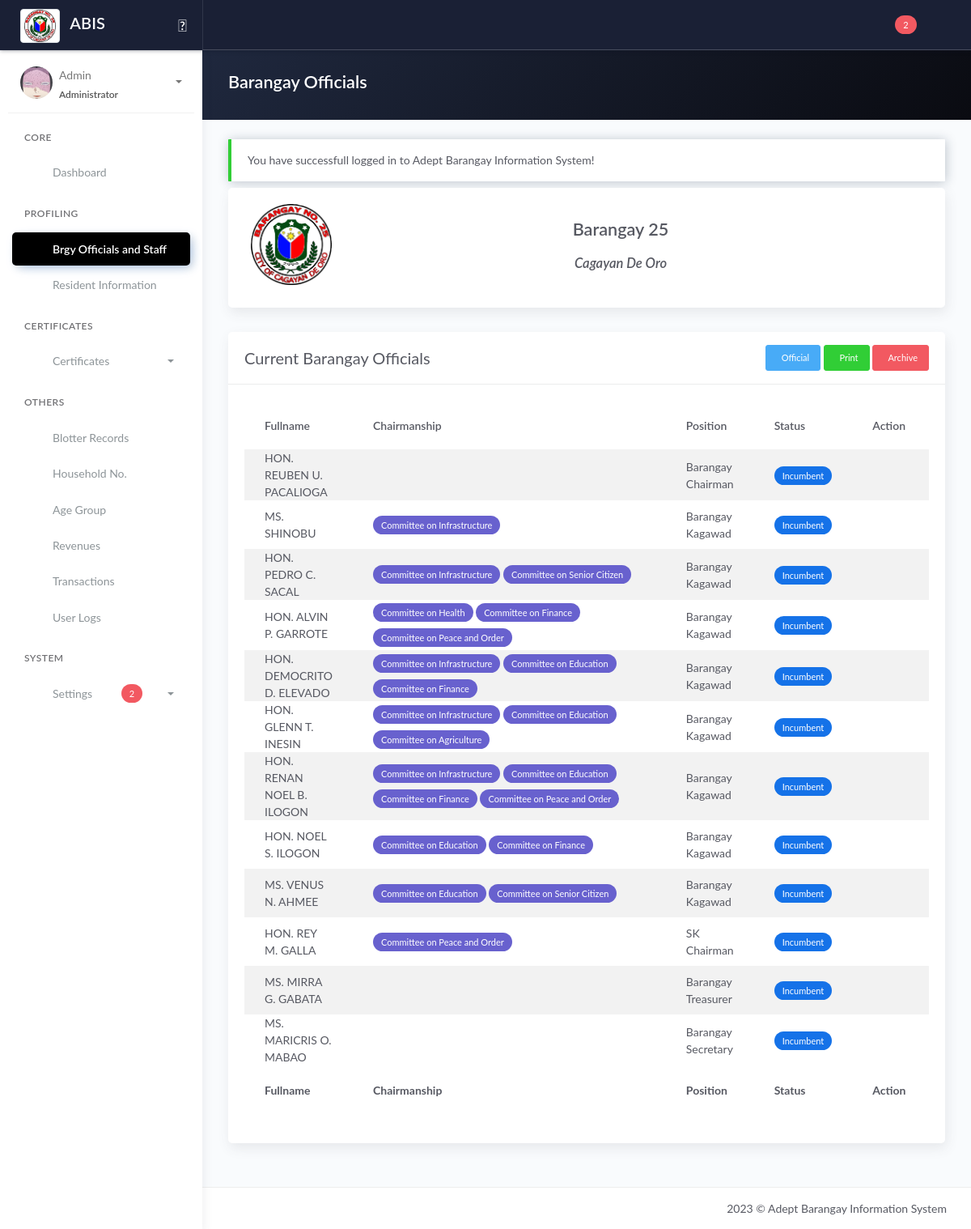
/officials.php (signed in), run on an earlier commit of the app's database.
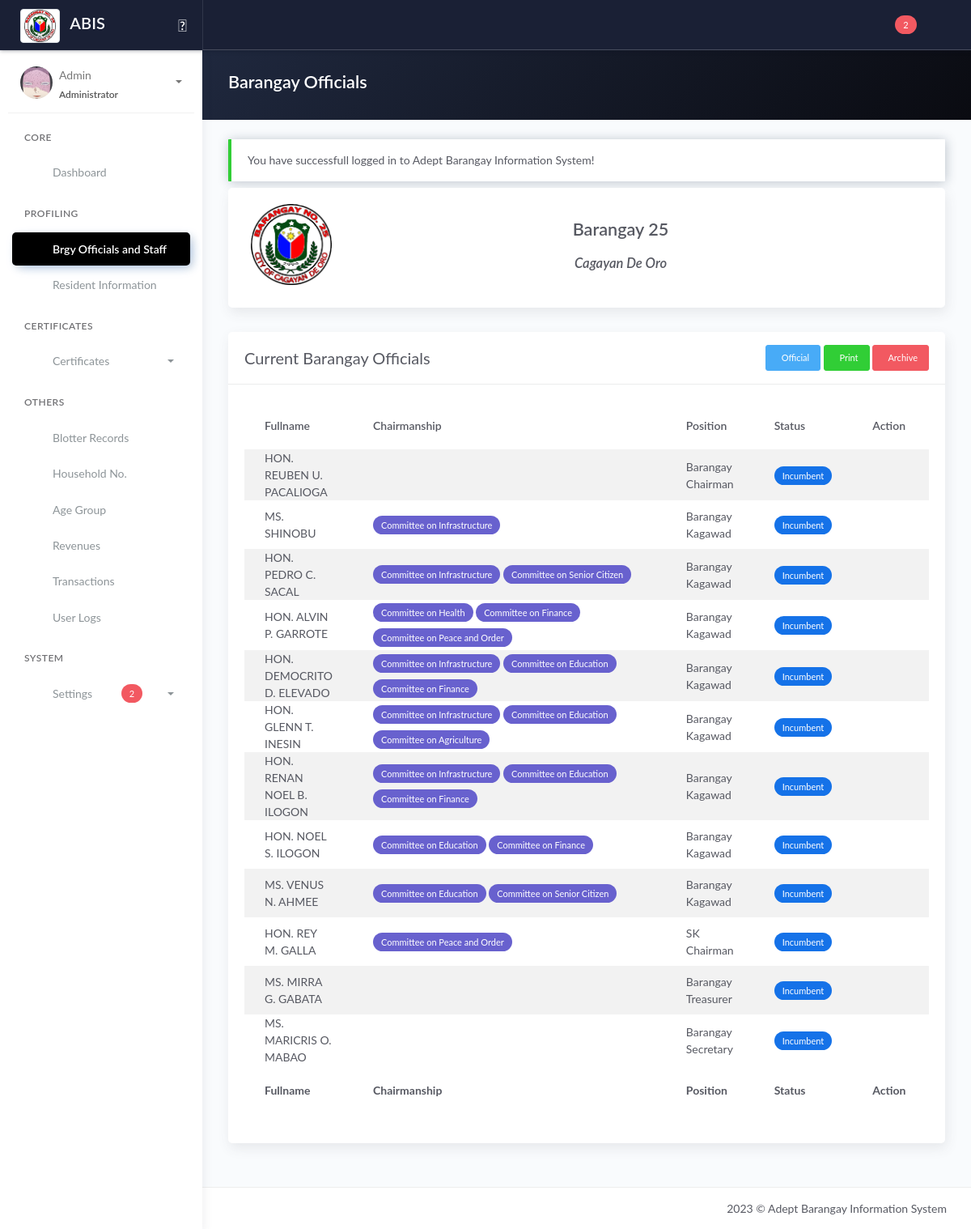
And on a later commit of the database.
### tables this page shows
CREATE TABLE `tblofficials` (
  `id_officials` int(11) NOT NULL,
  `honorifics` varchar(10) DEFAULT NULL,
  `name` varchar(50) DEFAULT NULL,
  `id_position` varchar(50) DEFAULT NULL,
  `termstart` date DEFAULT NULL,
  `termend` date DEFAULT NULL,
  `status` varchar(20) DEFAULT NULL,
  `archive` int(5) DEFAULT NULL COMMENT '0-NO; 1-YES;'
);

CREATE TABLE `tblposition` (
  `id_position` int(11) NOT NULL,
  `position` varchar(50) DEFAULT NULL,
  `order` int(11) DEFAULT NULL
);

CREATE TABLE `tblofficials_chairmanships` (
  `id_officials_chairmanship` int(11) NOT NULL,
  `id_officials` int(11) NOT NULL,
  `id_chairmanship` int(11) NOT NULL
);

CREATE TABLE `tblchairmanship` (
  `id_chairmanship` int(11) NOT NULL,
  `title` varchar(100) DEFAULT NULL
);

### templates/main-header.php (called while the page is built, shortened)
<?php include 'model/fetch_brgy_info.php' ?>

### model/fetch_brgy_info.php (called while the page is built, shortened)
<?php
    $query = "SELECT * FROM tblbrgy_info";
    $result = $conn->query($query);
	$row = $result->fetch_assoc();
	if($row){
		$brgy 		 = $row['brgy_name'];
	}
?>

### officials.php (shortened to what the changed rows need)
<?php include 'server/server.php' ?>
<?php
if (isset($_SESSION['role'])) {
	if ($_SESSION['role'] == 'staff') {
		$off_q = "SELECT *,tblofficials.id_officials as id, tblposition.id_position as pos_id FROM tblofficials JOIN tblposition ON tblposition.id_position=tblofficials.id_position  WHERE `status`='Incumbent' AND `archive`='0' ORDER BY tblposition.order ASC ";
	} else {
		$off_q = "SELECT *,tblofficials.id_officials as id, tblposition.id_position as pos_id FROM tblofficials JOIN tblposition ON tblposition.id_position=tblofficials.id_position WHERE `archive`='0' ORDER BY tblposition.order ASC, `status` ASC ";
	}
} else {
	$off_q = "SELECT *,tblofficials.id_officials as id, tblposition.id_position as pos_id FROM tblofficials JOIN tblposition ON tblposition.id_position=tblofficials.id_position  WHERE `status`='Incumbent' AND `archive`='0' ORDER BY tblposition.order DESC ";
}
$res_o = $conn->query($off_q);
$official = array();
while ($row = $res_o->fetch_assoc()) {
	$official[] = $row;
}
?>
<!DOCTYPE html>
<html lang="en">
<head>
	<?php include 'templates/header.php' ?>
</head>
<body>
	<div class="wrapper">
		<?php include 'templates/main-header.php' ?>
		<div class="main-panel">
			<div class="content">
				<div class="panel-header bg-dark-gradient">
					<div class="page-inner">
						<div class="d-flex align-items-left align-items-md-center flex-column flex-md-row">
							<div>
								<h2 class="text-white fw-bold">Barangay Officials</h2>
							</div>
						</div>
					</div>
				</div>
				<div class="page-inner">
					<div class="row mt--2">
						<div class="col-md-12">
							<div class="card">
								<div class="card-body">
									<div class="d-flex flex-wrap pb-2 justify-content-between">
										<div class="px-2 pb-2 pb-md-0 text-center">
											<h2 class="fw-bold mt-3"><?= ucwords($brgy) ?></h2>
										</div>
									</div>
								</div>
							</div>
							<div class="card">
								<div class="card-body">
									<div class="table-responsive">
										<table class="table table-striped">
											<thead>
												<tr>
													<th scope="col">Fullname</th>
													<th scope="col">Chairmanship</th>
													<th scope="col">Position</th>
													<?php if (isset($_SESSION['username'])) : ?>
														<?php if ($_SESSION['role'] == 'administrator') : ?>
															<th>Status</th>
														<?php endif ?>
														<th>Action</th>
													<?php endif ?>
												</tr>
											</thead>
											<tbody>
												<?php if (!empty($official)) : ?>
													<?php foreach ($official as $row) : ?>
														<tr>
															<td class="text-uppercase"><?= $row['honorifics'] ?> <?= $row['name'] ?></td>
															<td style="width: 50%;">
																<?php
																$id_official = $row['id_officials'];
																$query_get_chair = "SELECT * FROM tblofficials_chairmanships JOIN tblchairmanship ON tblchairmanship.id_chairmanship=tblofficials_chairmanships.id_chairmanship WHERE `id_officials` = '$id_official'";
																$result_get_chair = $conn->query($query_get_chair);
																$get_chair = array();
																while ($chair_row = $result_get_chair->fetch_assoc()) {
																	$get_chair[] = $chair_row;
																}
																if (!empty($get_chair)) {
																	foreach ($get_chair as $get_chair_row) {
																?>
																		<span class="badge badge-pill badge-secondary mt-1 mb-1"><?= $get_chair_row['title'] ?></span>
																<?php
																	}
																}
																?>
															</td>
															<td><?= $row['position'] ?></td>
															<?php if (isset($_SESSION['username'])) : ?>
																<?php if ($_SESSION['role'] == 'administrator') : ?>
																	<td><?= $row['status'] == 'Incumbent' ? '<span class="badge badge-primary">Incumbent</span>' : '<span class="badge badge-danger">Inactive</span>' ?></td>
																<?php endif ?>
																<td>
																	<a type="button" href="#edit<?= $row['id_officials'] ?>" data-toggle="modal" class="btn btn-link btn-primary" title="Edit Position">
																	</a>
																</td>
															<?php endif ?>
														</tr>
													<?php endforeach ?>
												<?php else : ?>
													<tr>
														<td colspan="5" class="text-center">No Available Data</td>
													</tr>
												<?php endif ?>
											</tbody>
											<tfoot>
												<tr>
													<th scope="col">Fullname</th>
													<th scope="col">Chairmanship</th>
													<th scope="col">Position</th>
													<?php if (isset($_SESSION['username'])) : ?>
														<?php if ($_SESSION['role'] == 'administrator') : ?>
															<th>Status</th>
														<?php endif ?>
														<th>Action</th>
													<?php endif ?>
												</tr>
											</tfoot>
										</table>
									</div>
								</div>
							</div>
						</div>
					</div>
				</div>
			</div>
		</div>
	</div>
	<?php include 'templates/footer.php' ?>
</body>
</html>

What changed in the data, as far as the page shows it:
removed tblofficials_chairmanships: id_chairmanship.title "Committee on Peace and Order", shown under tblofficials "RENAN NOEL B. ILOGON"
